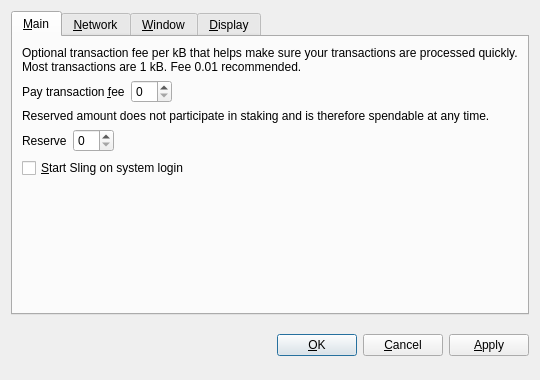
<?xml version="1.0" encoding="UTF-8"?>
<ui version="4.0">
 <class>OptionsDialog</class>
 <widget class="QDialog" name="OptionsDialog">
  <property name="geometry">
   <rect>
    <x>0</x>
    <y>0</y>
    <width>540</width>
    <height>380</height>
   </rect>
  </property>
  <property name="windowTitle">
   <string>Options</string>
  </property>
  <property name="modal">
   <bool>true</bool>
  </property>
  <layout class="QVBoxLayout" name="verticalLayout">
   <item>
    <widget class="QTabWidget" name="tabWidget">
     <property name="tabPosition">
      <enum>QTabWidget::North</enum>
     </property>
     <property name="currentIndex">
      <number>0</number>
     </property>
     <widget class="QWidget" name="tabMain">
      <attribute name="title">
       <string>&amp;Main</string>
      </attribute>
      <layout class="QVBoxLayout" name="verticalLayout_Main">
       <item>
        <widget class="QLabel" name="transactionFeeInfoLabel">
         <property name="text">
          <string>Optional transaction fee per kB that helps make sure your transactions are processed quickly. Most transactions are 1 kB. Fee 0.01 recommended.</string>
         </property>
         <property name="textFormat">
          <enum>Qt::PlainText</enum>
         </property>
         <property name="wordWrap">
          <bool>true</bool>
         </property>
        </widget>
       </item>
       <item>
        <layout class="QHBoxLayout" name="horizontalLayoutFee">
         <item>
          <widget class="QLabel" name="transactionFeeLabel">
           <property name="text">
            <string>Pay transaction &amp;fee</string>
           </property>
           <property name="textFormat">
            <enum>Qt::PlainText</enum>
           </property>
           <property name="buddy">
            <cstring>transactionFee</cstring>
           </property>
          </widget>
         </item>
         <item>
          <widget class="BitcoinAmountField" name="transactionFee"/>
         </item>
         <item>
          <spacer name="horizontalSpacerFee">
           <property name="orientation">
            <enum>Qt::Horizontal</enum>
           </property>
           <property name="sizeHint" stdset="0">
            <size>
             <width>40</width>
             <height>20</height>
            </size>
           </property>
          </spacer>
         </item>
        </layout>
       </item>
       <item>
        <widget class="QLabel" name="reserveBalanceInfoLabel">
         <property name="text">
          <string>Reserved amount does not participate in staking and is therefore spendable at any time.</string>
         </property>
         <property name="textFormat">
          <enum>Qt::PlainText</enum>
         </property>
         <property name="wordWrap">
          <bool>true</bool>
         </property>
        </widget>
       </item>
       <item>
        <layout class="QHBoxLayout" name="horizontalLayoutReserveBalance">
         <item>
          <widget class="QLabel" name="reserveBalanceLabel">
           <property name="text">
            <string>Reserve</string>
           </property>
           <property name="textFormat">
            <enum>Qt::PlainText</enum>
           </property>
           <property name="buddy">
            <cstring>reserveBalance</cstring>
           </property>
          </widget>
         </item>
         <item>
          <widget class="BitcoinAmountField" name="reserveBalance"/>
         </item>
         <item>
          <spacer name="horizontalSpacerReserveBalance">
           <property name="orientation">
            <enum>Qt::Horizontal</enum>
           </property>
           <property name="sizeHint" stdset="0">
            <size>
             <width>40</width>
             <height>20</height>
            </size>
           </property>
          </spacer>
         </item>
        </layout>
       </item>
       <item>
        <widget class="QCheckBox" name="bitcoinAtStartup">
         <property name="toolTip">
          <string>Automatically start Sling after logging in to the system.</string>
         </property>
         <property name="text">
          <string>&amp;Start Sling on system login</string>
         </property>
        </widget>
       </item>
       <item>
        <spacer name="verticalSpacer_Main">
         <property name="orientation">
          <enum>Qt::Vertical</enum>
         </property>
         <property name="sizeHint" stdset="0">
          <size>
           <width>20</width>
           <height>40</height>
          </size>
         </property>
        </spacer>
       </item>
      </layout>
     </widget>
     <widget class="QWidget" name="tabNetwork">
      <attribute name="title">
       <string>&amp;Network</string>
      </attribute>
      <layout class="QVBoxLayout" name="verticalLayout_Network">
       <item>
        <widget class="QCheckBox" name="mapPortUpnp">
         <property name="toolTip">
          <string>Automatically open the Sling client port on the router. This only works when your router supports UPnP and it is enabled.</string>
         </property>
         <property name="text">
          <string>Map port using &amp;UPnP</string>
         </property>
        </widget>
       </item>
       <item>
        <widget class="QCheckBox" name="connectSocks">
         <property name="toolTip">
          <string>Connect to the Sling network through a SOCKS5 proxy (e.g. when connecting through Tor).</string>
         </property>
         <property name="text">
          <string>&amp;Connect through SOCKS5 proxy:</string>
         </property>
        </widget>
       </item>
       <item>
        <layout class="QHBoxLayout" name="horizontalLayout_Network">
         <item>
          <widget class="QLabel" name="proxyIpLabel">
           <property name="text">
            <string>Proxy &amp;IP:</string>
           </property>
           <property name="textFormat">
            <enum>Qt::PlainText</enum>
           </property>
           <property name="buddy">
            <cstring>proxyIp</cstring>
           </property>
          </widget>
         </item>
         <item>
          <widget class="QValidatedLineEdit" name="proxyIp">
           <property name="maximumSize">
            <size>
             <width>140</width>
             <height>16777215</height>
            </size>
           </property>
           <property name="toolTip">
            <string>IP address of the proxy (e.g. 127.0.0.1)</string>
           </property>
          </widget>
         </item>
         <item>
          <widget class="QLabel" name="proxyPortLabel">
           <property name="text">
            <string>&amp;Port:</string>
           </property>
           <property name="textFormat">
            <enum>Qt::PlainText</enum>
           </property>
           <property name="buddy">
            <cstring>proxyPort</cstring>
           </property>
          </widget>
         </item>
         <item>
          <widget class="QLineEdit" name="proxyPort">
           <property name="maximumSize">
            <size>
             <width>55</width>
             <height>16777215</height>
            </size>
           </property>
           <property name="toolTip">
            <string>Port of the proxy (e.g. 9050)</string>
           </property>
          </widget>
         </item>
         <item>
          <spacer name="horizontalSpacer_Network">
           <property name="orientation">
            <enum>Qt::Horizontal</enum>
           </property>
           <property name="sizeHint" stdset="0">
            <size>
             <width>40</width>
             <height>20</height>
            </size>
           </property>
          </spacer>
         </item>
        </layout>
       </item>
       <item>
        <spacer name="verticalSpacer_Network">
         <property name="orientation">
          <enum>Qt::Vertical</enum>
         </property>
         <property name="sizeHint" stdset="0">
          <size>
           <width>20</width>
           <height>40</height>
          </size>
         </property>
        </spacer>
       </item>
      </layout>
     </widget>
     <widget class="QWidget" name="tabWindow">
      <attribute name="title">
       <string>&amp;Window</string>
      </attribute>
      <layout class="QVBoxLayout" name="verticalLayout_Window">
       <item>
        <widget class="QCheckBox" name="minimizeToTray">
         <property name="toolTip">
          <string>Show only a tray icon after minimizing the window.</string>
         </property>
         <property name="text">
          <string>&amp;Minimize to the tray instead of the taskbar</string>
         </property>
        </widget>
       </item>
       <item>
        <widget class="QCheckBox" name="minimizeOnClose">
         <property name="toolTip">
          <string>Minimize instead of exit the application when the window is closed. When this option is enabled, the application will be closed only after selecting Quit in the menu.</string>
         </property>
         <property name="text">
          <string>M&amp;inimize on close</string>
         </property>
        </widget>
       </item>
       <item>
        <spacer name="verticalSpacer_Window">
         <property name="orientation">
          <enum>Qt::Vertical</enum>
         </property>
         <property name="sizeHint" stdset="0">
          <size>
           <width>20</width>
           <height>40</height>
          </size>
         </property>
        </spacer>
       </item>
      </layout>
     </widget>
     <widget class="QWidget" name="tabDisplay">
      <attribute name="title">
       <string>&amp;Display</string>
      </attribute>
      <layout class="QVBoxLayout" name="verticalLayout_Display">
       <item>
        <layout class="QHBoxLayout" name="horizontalLayout_1_Display">
         <item>
          <widget class="QLabel" name="langLabel">
           <property name="text">
            <string>User Interface &amp;language:</string>
           </property>
           <property name="textFormat">
            <enum>Qt::PlainText</enum>
           </property>
           <property name="buddy">
            <cstring>lang</cstring>
           </property>
          </widget>
         </item>
         <item>
          <widget class="QValueComboBox" name="lang">
           <property name="toolTip">
            <string>The user interface language can be set here. This setting will take effect after restarting Sling.</string>
           </property>
          </widget>
         </item>
        </layout>
       </item>
       <item>
        <layout class="QHBoxLayout" name="horizontalLayout_2_Display">
         <item>
          <widget class="QLabel" name="unitLabel">
           <property name="text">
            <string>&amp;Unit to show amounts in:</string>
           </property>
           <property name="textFormat">
            <enum>Qt::PlainText</enum>
           </property>
           <property name="buddy">
            <cstring>unit</cstring>
           </property>
          </widget>
         </item>
         <item>
          <widget class="QValueComboBox" name="unit">
           <property name="toolTip">
            <string>Choose the default subdivision unit to show in the interface and when sending coins.</string>
           </property>
          </widget>
         </item>
        </layout>
       </item>
       <item>
        <widget class="QCheckBox" name="coinControlFeatures">
         <property name="toolTip">
          <string>Whether to show coin control features or not.</string>
         </property>
         <property name="text">
          <string>Display coin &amp;control features (experts only!)</string>
         </property>
        </widget>
       </item>
       <item>
        <widget class="QCheckBox" name="minimizeCoinAge">
         <property name="toolTip">
          <string>Whether to select the coin outputs randomly or with minimal coin age.</string>
         </property>
         <property name="text">
          <string>Minimize weight consumption (experimental)</string>
         </property>
        </widget>
       </item>
       <item>
        <widget class="QCheckBox" name="useBlackTheme">
         <property name="text">
          <string>Use black visual theme (requires restart)</string>
         </property>
        </widget>
       </item>
       <item>
        <spacer name="verticalSpacer_Display">
         <property name="orientation">
          <enum>Qt::Vertical</enum>
         </property>
         <property name="sizeHint" stdset="0">
          <size>
           <width>20</width>
           <height>40</height>
          </size>
         </property>
        </spacer>
       </item>
      </layout>
     </widget>
    </widget>
   </item>
   <item>
    <layout class="QHBoxLayout" name="horizontalLayout_Buttons">
     <item>
      <spacer name="horizontalSpacer_1">
       <property name="orientation">
        <enum>Qt::Horizontal</enum>
       </property>
       <property name="sizeHint" stdset="0">
        <size>
         <width>40</width>
         <height>48</height>
        </size>
       </property>
      </spacer>
     </item>
     <item>
      <widget class="QLabel" name="statusLabel">
       <property name="font">
        <font>
         <weight>75</weight>
         <bold>true</bold>
        </font>
       </property>
       <property name="text">
        <string/>
       </property>
       <property name="textFormat">
        <enum>Qt::PlainText</enum>
       </property>
       <property name="wordWrap">
        <bool>true</bool>
       </property>
      </widget>
     </item>
     <item>
      <spacer name="horizontalSpacer_2">
       <property name="orientation">
        <enum>Qt::Horizontal</enum>
       </property>
       <property name="sizeHint" stdset="0">
        <size>
         <width>40</width>
         <height>48</height>
        </size>
       </property>
      </spacer>
     </item>
     <item>
      <widget class="QPushButton" name="okButton">
       <property name="text">
        <string>&amp;OK</string>
       </property>
      </widget>
     </item>
     <item>
      <widget class="QPushButton" name="cancelButton">
       <property name="text">
        <string>&amp;Cancel</string>
       </property>
       <property name="autoDefault">
        <bool>false</bool>
       </property>
      </widget>
     </item>
     <item>
      <widget class="QPushButton" name="applyButton">
       <property name="text">
        <string>&amp;Apply</string>
       </property>
       <property name="autoDefault">
        <bool>false</bool>
       </property>
      </widget>
     </item>
    </layout>
   </item>
  </layout>
 </widget>
 <customwidgets>
  <customwidget>
   <class>BitcoinAmountField</class>
   <extends>QSpinBox</extends>
   <header>bitcoinamountfield.h</header>
  </customwidget>
  <customwidget>
   <class>QValueComboBox</class>
   <extends>QComboBox</extends>
   <header>qvaluecombobox.h</header>
  </customwidget>
  <customwidget>
   <class>QValidatedLineEdit</class>
   <extends>QLineEdit</extends>
   <header>qvalidatedlineedit.h</header>
  </customwidget>
 </customwidgets>
 <resources/>
 <connections/>
</ui>
